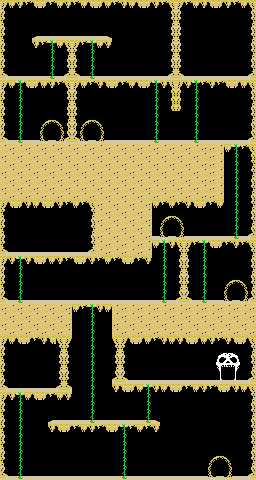

Tiled map render using the project's own tile images. Description and the whole map definition, tile-layer contents included, below:
An orthogonal 32x60 tile map with 8x8 px tiles, 1 tile layer (Capa de patrones 1).

<map version="1.5" tiledversion="1.5.0" orientation="orthogonal" renderorder="right-down" width="32" height="60" tilewidth="8" tileheight="8" infinite="0" nextlayerid="2" nextobjectid="1">
 <tileset firstgid="1" source="BasicYellow.tsx" />
 <layer id="1" name="Capa de patrones 1" width="32" height="60">
  <data encoding="csv">
12,49,54,53,47,48,53,49,54,53,49,47,48,49,53,54,49,47,48,54,53,13,12,53,49,54,47,48,54,53,49,13,
34,0,0,0,0,0,0,0,0,0,0,0,0,0,0,0,0,0,0,0,0,35,34,0,0,0,0,0,0,0,0,35,
23,0,0,0,0,0,0,0,0,0,0,0,0,0,0,0,0,0,0,0,0,24,23,0,0,0,0,0,0,0,0,24,
34,0,0,0,0,0,0,0,0,0,0,0,0,0,0,0,0,0,0,0,0,35,34,0,0,0,0,0,0,0,0,35,
23,0,0,0,1,2,2,2,2,2,2,2,2,3,0,0,0,0,0,0,0,24,23,0,0,0,0,0,0,0,0,24,
34,0,0,0,54,53,14,49,13,12,53,14,49,54,0,0,0,0,0,0,0,35,34,0,0,0,0,0,0,0,0,35,
23,0,0,0,0,0,25,0,24,23,0,25,0,0,0,0,0,0,0,0,0,24,23,0,0,0,0,0,0,0,0,24,
34,0,0,0,0,0,25,0,35,34,0,25,0,0,0,0,0,0,0,0,0,35,34,0,0,0,0,0,0,0,0,35,
23,0,0,0,0,0,25,0,24,23,0,25,0,0,0,0,0,0,0,0,0,24,23,0,0,0,0,0,0,0,0,24,
45,2,2,2,2,2,36,2,46,45,2,36,2,2,2,2,2,2,2,2,2,46,45,2,2,2,2,2,2,2,2,46,
12,49,14,47,48,49,54,53,13,12,49,53,54,47,48,53,49,47,48,14,54,4,5,54,14,53,54,53,47,48,49,13,
34,0,25,0,0,0,0,0,35,34,0,0,0,0,0,0,0,0,0,25,0,15,16,0,25,0,0,0,0,0,0,35,
23,0,25,0,0,0,0,0,24,23,0,0,0,0,0,0,0,0,0,25,0,15,16,0,25,0,0,0,0,0,0,24,
34,0,25,0,0,0,0,0,35,34,0,0,0,0,0,0,0,0,0,25,0,37,38,0,25,0,0,0,0,0,0,35,
23,0,25,0,0,9,10,11,24,23,9,10,11,0,0,0,0,0,0,25,0,0,0,0,25,0,0,0,0,0,0,24,
34,0,25,0,0,20,21,22,35,34,20,21,22,0,0,0,0,0,0,25,0,0,0,0,25,0,0,0,0,0,0,35,
34,0,25,0,0,31,32,33,35,34,31,32,33,0,0,0,0,0,0,25,0,0,0,0,25,0,0,0,0,0,0,35,
45,2,36,2,2,42,43,44,46,45,42,43,44,2,2,2,2,2,2,36,2,2,2,2,36,2,2,2,2,2,2,46,
51,50,51,50,51,50,51,50,51,50,51,50,51,50,51,50,51,50,51,50,51,50,51,50,51,50,50,51,49,14,53,13,
50,51,50,51,50,51,50,51,50,51,50,51,50,51,50,51,50,51,50,51,50,51,50,51,50,51,50,51,0,25,0,15,
51,50,51,50,51,50,51,50,51,50,51,50,51,50,51,50,51,50,51,50,51,50,51,50,51,50,50,51,0,25,0,26,
50,51,50,51,50,51,50,51,50,51,50,51,50,51,50,51,50,51,50,51,50,51,50,51,50,51,50,51,0,25,0,24,
51,50,51,50,51,50,51,50,51,50,51,50,51,50,51,50,51,50,51,50,51,50,51,50,51,50,50,51,0,25,0,35,
50,51,50,51,50,51,50,51,50,51,50,51,50,51,50,51,50,51,50,51,50,51,50,51,50,51,50,51,0,25,0,24,
51,50,51,50,51,50,51,50,51,50,51,50,51,50,51,50,51,50,51,50,51,50,51,50,51,50,50,51,0,25,0,35,
12,47,48,54,49,47,48,54,53,49,53,13,50,51,50,51,50,51,50,49,53,49,53,54,47,48,53,49,0,25,0,24,
23,0,0,0,0,0,0,0,0,0,0,24,51,50,51,50,51,50,51,0,9,10,11,0,0,0,0,0,0,25,0,35,
34,0,0,0,0,0,0,0,0,0,0,35,50,51,50,51,50,51,50,0,20,21,22,0,0,0,0,0,0,25,0,24,
23,0,0,0,0,0,0,0,0,0,0,24,51,50,51,50,51,50,51,0,31,32,33,0,0,0,0,0,0,25,0,35,
34,0,0,0,0,0,0,0,0,0,0,35,50,51,50,51,50,51,50,2,42,43,44,2,2,2,2,2,2,36,2,46,
23,0,0,0,0,0,0,0,0,0,0,24,51,50,51,50,51,50,51,49,14,54,13,12,53,14,47,48,53,54,53,13,
45,2,2,2,2,2,2,2,2,2,2,46,51,50,51,50,51,50,51,0,25,0,24,23,0,25,0,0,0,0,0,24,
12,54,14,54,47,48,49,54,53,47,48,54,53,49,53,47,48,53,54,0,25,0,35,34,0,25,0,0,0,0,0,35,
34,0,25,0,0,0,0,0,0,0,0,0,0,0,0,0,0,0,0,0,25,0,24,23,0,25,0,0,0,0,0,24,
34,0,25,0,0,0,0,0,0,0,0,0,0,0,0,0,0,0,0,0,25,0,35,34,0,25,0,0,9,10,11,35,
23,0,25,0,0,0,0,0,0,0,0,0,0,0,0,0,0,0,0,0,25,0,24,23,0,25,0,0,20,21,22,24,
34,0,25,0,0,0,0,0,0,0,0,0,0,0,0,0,0,0,0,0,25,0,35,34,0,25,0,0,31,32,33,35,
45,2,36,2,2,2,2,2,2,2,2,2,2,2,2,2,2,2,2,2,36,2,46,45,2,36,2,2,42,43,44,46,
50,51,50,51,50,51,50,51,50,49,53,14,54,49,51,50,51,50,51,50,51,50,51,50,51,50,51,50,51,50,51,50,
51,50,51,50,51,50,51,50,51,0,0,25,0,0,51,50,51,50,51,50,51,50,51,50,51,50,51,50,51,50,51,50,
50,51,50,51,50,51,50,51,50,0,0,25,0,0,50,51,50,51,50,51,50,51,50,51,50,51,50,51,50,51,50,51,
51,50,51,50,51,50,51,50,51,0,0,25,0,0,51,50,51,50,51,50,51,50,51,50,51,50,51,50,51,50,51,50,
12,49,47,48,53,54,47,13,12,0,0,25,0,0,13,12,47,48,49,53,54,49,54,47,48,49,54,53,54,47,48,13,
34,0,0,0,0,0,0,24,23,0,0,25,0,0,24,23,0,0,0,0,0,0,0,0,0,0,0,0,0,0,0,24,
23,0,0,0,0,0,0,35,34,0,0,25,0,0,35,34,0,0,0,0,0,0,0,0,0,0,0,6,7,8,0,35,
34,0,0,0,0,0,0,24,23,0,0,25,0,0,24,23,0,0,0,0,0,0,0,0,0,0,0,17,18,19,0,24,
23,0,0,0,0,0,0,35,34,0,0,25,0,0,35,34,0,0,0,0,0,0,0,0,0,0,0,28,29,30,0,35,
34,0,0,0,0,0,0,24,23,0,0,25,0,0,46,45,2,2,2,2,2,2,2,2,2,2,2,39,40,41,2,46,
45,2,2,2,2,2,2,46,45,0,0,25,0,0,54,47,48,49,14,54,49,47,48,53,49,54,53,47,48,54,49,13,
12,54,14,49,47,48,53,49,54,0,0,25,0,0,0,0,0,0,25,0,0,0,0,0,0,0,0,0,0,0,0,24,
34,0,25,0,0,0,0,0,0,0,0,25,0,0,0,0,0,0,25,0,0,0,0,0,0,0,0,0,0,0,0,35,
23,0,25,0,0,0,0,0,0,0,0,25,0,0,0,0,0,0,25,0,0,0,0,0,0,0,0,0,0,0,0,24,
34,0,25,0,0,0,1,2,2,2,2,36,2,2,2,2,2,2,36,3,0,0,0,0,0,0,0,0,0,0,0,35,
23,0,25,0,0,0,54,47,48,53,49,54,53,47,48,14,53,49,53,54,0,0,0,0,0,0,0,0,0,0,0,24,
34,0,25,0,0,0,0,0,0,0,0,0,0,0,0,25,0,0,0,0,0,0,0,0,0,0,0,0,0,0,0,35,
23,0,25,0,0,0,0,0,0,0,0,0,0,0,0,25,0,0,0,0,0,0,0,0,0,0,0,0,0,0,0,24,
34,0,25,0,0,0,0,0,0,0,0,0,0,0,0,25,0,0,0,0,0,0,0,0,0,0,9,10,11,0,0,35,
23,0,25,0,0,0,0,0,0,0,0,0,0,0,0,25,0,0,0,0,0,0,0,0,0,0,20,21,22,0,0,24,
34,0,25,0,0,0,0,0,0,0,0,0,0,0,0,25,0,0,0,0,0,0,0,0,0,0,31,32,33,0,0,35,
45,2,36,2,2,2,2,2,2,2,2,2,2,2,2,36,2,2,2,2,2,2,2,2,2,2,42,43,44,2,2,46
</data>
 </layer>
</map>